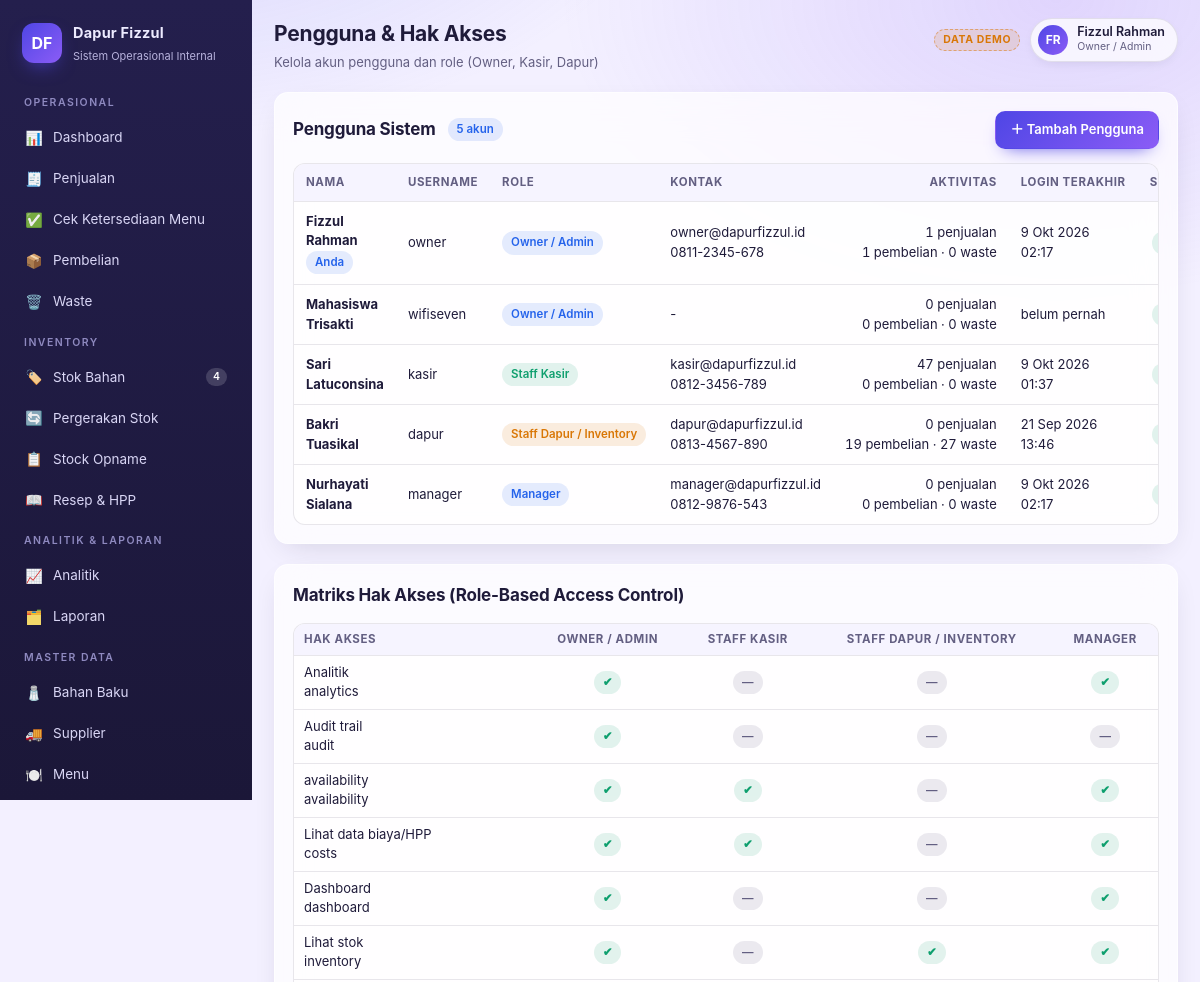
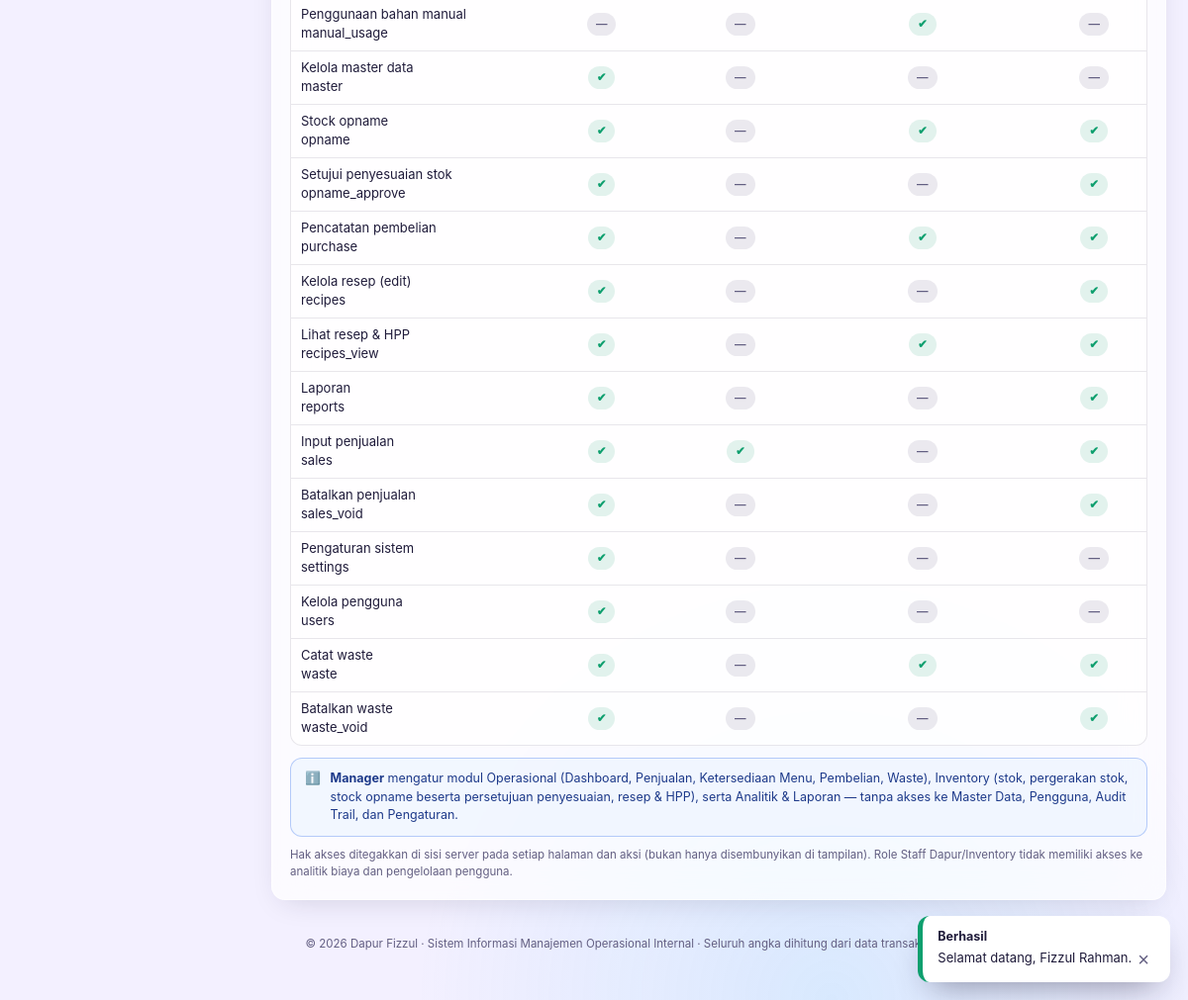
The page /pengguna/index.php/ (signed in) on the database its author committed (2 pictures, top to bottom).
### tables this page shows
CREATE TABLE users (
            id INTEGER PRIMARY KEY AUTOINCREMENT,
            username TEXT NOT NULL UNIQUE,
            name TEXT NOT NULL,
            email TEXT,
            phone TEXT,
            role_id INTEGER NOT NULL REFERENCES roles(id),
            password_hash TEXT NOT NULL,
            is_active INTEGER NOT NULL DEFAULT 1,
            last_login TEXT,
            created_at TEXT NOT NULL
        );

CREATE TABLE roles (
            id INTEGER PRIMARY KEY AUTOINCREMENT,
            code TEXT NOT NULL UNIQUE,
            name TEXT NOT NULL,
            permissions TEXT NOT NULL DEFAULT ''
        );

### app.php (called while the page is built, shortened)
<?php
$dir = (string)($SIMOP_DIR ?? '');
$pdo = db();
$page = $dir !== '' ? (ROUTES[$dir] ?? 'dashboard') : 'dashboard';
require_login();
$NAV = [
    'Operasional' => [
        ['dashboard', 'Dashboard', '📊', 'dashboard'],
        ['sales', 'Penjualan', '🧾', 'sales'],
        ['availability', 'Cek Ketersediaan Menu', '✅', 'availability'],
        ['purchases', 'Pembelian', '📦', 'purchase'],
        ['waste', 'Waste', '🗑️', 'waste'],
    ],
    'Inventory' => [
        ['inventory', 'Stok Bahan', '🏷️', 'inventory'],
        ['movements', 'Pergerakan Stok', '🔄', 'inventory'],
        ['opname', 'Stock Opname', '📋', 'opname'],
        ['recipes', 'Resep & HPP', '📖', 'recipes_view'],
    ],
    'Analitik & Laporan' => [
        ['analytics', 'Analitik', '📈', 'analytics'],
        ['reports', 'Laporan', '🗂️', 'reports'],
    ],
    'Master Data' => [
        ['master_ingredients', 'Bahan Baku', '🧂', 'master'],
        ['master_suppliers', 'Supplier', '🚚', 'master'],
        ['master_menus', 'Menu', '🍽️', 'master'],
        ['master_categories', 'Kategori Bahan', '📁', 'master'],
    ],
    'Sistem' => [
        ['master_users', 'Pengguna', '👥', 'users'],
        ['audit', 'Audit Trail', '🕵️', 'audit'],
        ['settings', 'Pengaturan', '⚙️', 'settings'],
        ['mysql_download', 'Unduh Database MySQL', '🗄️', 'settings'],
    ],
];
[$pageTitle, $pageSubtitle] = $PAGES[$page];
include VIEW_DIR . '/layout.php';

### pengguna/index.php (called while the page is built, shortened)
<?php
$SIMOP_DIR   = 'pengguna';
require __DIR__ . '/../app.php';

### lib/helpers.php (called while the page is built, shortened)
<?php
if (!function_exists('e')) {
    function e(?string $s): string
    {
        return htmlspecialchars((string)$s, ENT_QUOTES, 'UTF-8');
    }
}
function tgl(?string $dt, bool $withTime = false): string
{
    $ts = strtotime($dt);
    $bulan = [1=>'Jan','Feb','Mar','Apr','Mei','Jun','Jul','Agu','Sep','Okt','Nov','Des'];
    $s = date('j', $ts) . ' ' . $bulan[(int)date('n', $ts)] . ' ' . date('Y', $ts);
    if ($withTime) $s .= ' ' . date('H:i', $ts);
    return $s;
}
function take_flash(): array
{
    $f = $_SESSION['flash'] ?? [];
    return $f;
}
function base_rel(): string
{
    return str_repeat('../', max(0, (int)($GLOBALS['SIMOP_DEPTH'] ?? 1)));
}
function app_asset(string $path): string
{
    return base_rel() . 'assets/' . ltrim($path, '/');
}
function app_url(string $page, array $params = []): string
{
    $dir = PAGE_DIR[$page] ?? PAGE_DIR['dashboard'];
    $q = $params ? '?' . http_build_query($params) : '';
    return base_rel() . $dir . '/' . $q;
}

### lib/db.php (called while the page is built, shortened)
<?php
function db_driver(): string
{
    $override = $GLOBALS['SIMOP_DIALECT_OVERRIDE'] ?? null;
    return DB_DRIVER === 'mysql' ? 'mysql' : 'sqlite';
}
function db(): PDO
{
    static $pdo = null;
    if ($pdo instanceof PDO) {
        return $pdo;
    }
    $opts = [
        PDO::ATTR_ERRMODE            => PDO::ERRMODE_EXCEPTION,
        PDO::ATTR_DEFAULT_FETCH_MODE => PDO::FETCH_ASSOC,
    ];
    if (db_driver() === 'mysql') {
        $dsn = 'mysql:host=' . MYSQL_HOST . ';port=' . MYSQL_PORT
            . (MYSQL_DB !== '' ? ';dbname=' . MYSQL_DB : '') . ';charset=utf8mb4';
        $opts[PDO::ATTR_EMULATE_PREPARES] = false;
        $pdo = new PDO($dsn, MYSQL_USER, MYSQL_PASS, $opts);
        try { $pdo->exec("SET SESSION sql_mode = 'STRICT_TRANS_TABLES,NO_ENGINE_SUBSTITUTION'"); } catch (Throwable $e) {}
        try { $pdo->exec("SET SESSION time_zone = '+07:00'"); } catch (Throwable $e) {}
    } else {
        $pdo = new PDO('sqlite:' . DB_FILE, null, null, $opts);
        $pdo->exec('PRAGMA busy_timeout = 5000');
        $pdo->exec('PRAGMA journal_mode = WAL');
        $pdo->exec('PRAGMA synchronous = NORMAL');
        $pdo->exec('PRAGMA foreign_keys = ON');
    }
    return $pdo;
}
function setting_get(PDO $pdo, string $key, ?string $default = null): ?string
{
    try {
        $stmt = $pdo->prepare(sql_prepare('SELECT v FROM settings WHERE k = ?'));
        $stmt->execute([$key]);
        $val = $stmt->fetchColumn();
        return $val === false ? $default : (string)$val;
    } catch (Throwable $e) {
        return $default;
    }
}
function q(PDO $pdo, string $sql, array $params = []): array
{
    $stmt = $pdo->prepare(sql_prepare($sql));
    $stmt->execute($params);
    return $stmt->fetchAll();
}
function q1(PDO $pdo, string $sql, array $params = []): ?array
{
    $stmt = $pdo->prepare(sql_prepare($sql));
    $stmt->execute($params);
    $row = $stmt->fetch();
    return $row === false ? null : $row;
}

### lib/sql.php (called while the page is built, shortened)
<?php
function sql_prepare(string $sql): string
{
    if (db_driver() !== 'mysql') {
        return $sql;
    }
    return $sql;
}

### lib/auth.php (called while the page is built, shortened)
<?php
function current_user(): ?array
{
    static $cached = null;
    if (isset($_SESSION['uid'])) {
        if ($cached === null) {
            $cached = q1(db(), 'SELECT u.*, r.code AS role_code, r.name AS role_name, r.permissions
                              FROM users u JOIN roles r ON r.id = u.role_id
                              WHERE u.id = ? AND u.is_active = 1', [(int)$_SESSION['uid']]);
        }
        return $cached;
    }
    return null;
}
function is_logged_in(): bool
{
    return current_user() !== null;
}
function can(string $permission): bool
{
    $u = current_user();
    $perms = PERMISSIONS[(string)$u['role_code']] ?? [];
    return in_array($permission, $perms, true);
}
function require_login(): void
{
    if (!is_logged_in()) {
        app_redirect('login');
    }
}

### lib/inventory.php (called while the page is built, shortened)
<?php
function low_stock_rows(PDO $pdo, ?float $limitRatio = null): array
{
    $rows = q($pdo, 'SELECT i.*, c.name AS category_name, s.name AS supplier_name
                     FROM ingredients i
                     LEFT JOIN ingredient_categories c ON c.id = i.category_id
                     LEFT JOIN suppliers s ON s.id = i.supplier_id
                     WHERE i.is_active = 1 AND i.min_stock > 0 AND i.current_stock < i.min_stock
                     ORDER BY (i.current_stock * 1.0 / i.min_stock) ASC, i.name');
    return $rows;
}

### lib/ui.php (called while the page is built, shortened)
<?php
function str_initials(string $name, int $max = 2): string
{
    $out = '';
    foreach (preg_split('/\s+/', trim($name)) as $w) {
        $c = function_exists('mb_substr') ? mb_substr($w, 0, 1) : substr($w, 0, 1);
        $out .= function_exists('mb_strtoupper') ? mb_strtoupper($c) : strtoupper($c);
        if ((function_exists('mb_strlen') ? mb_strlen($out) : strlen($out)) >= $max) break;
    }
    return $out;
}

### views/pages/master_users.php (the view, shortened to what this page needs)
<?php
$users = q($pdo, 'SELECT u.*, r.code AS role_code, r.name AS role_name,
                         (SELECT COUNT(*) FROM sales s WHERE s.created_by = u.id) AS n_sale,
                         (SELECT COUNT(*) FROM purchases p WHERE p.created_by = u.id) AS n_purchase,
                         (SELECT COUNT(*) FROM waste_records w WHERE w.created_by = u.id) AS n_waste
                  FROM users u JOIN roles r ON r.id = u.role_id ORDER BY r.id, u.name');
$roles = q($pdo, 'SELECT * FROM roles ORDER BY id');
$labels = [
    'dashboard' => 'Dashboard', 'sales' => 'Input penjualan', 'sales_void' => 'Batalkan penjualan',
    'purchase' => 'Pencatatan pembelian', 'inventory' => 'Lihat stok', 'opname' => 'Stock opname',
    'opname_approve' => 'Setujui penyesuaian stok', 'waste' => 'Catat waste', 'waste_void' => 'Batalkan waste',
    'recipes' => 'Kelola resep (edit)', 'recipes_view' => 'Lihat resep & HPP', 'manual_usage' => 'Penggunaan bahan manual',
    'master' => 'Kelola master data', 'users' => 'Kelola pengguna', 'analytics' => 'Analitik', 'reports' => 'Laporan',
    'audit' => 'Audit trail', 'settings' => 'Pengaturan sistem', 'costs' => 'Lihat data biaya/HPP',
];
$allPerms = [];
foreach (PERMISSIONS as $list) { foreach ($list as $perm) $allPerms[$perm] = true; }
ksort($allPerms);
?>
<div class="card">
    <div class="card-head">
        <h2>Pengguna Sistem</h2><span class="badge info"><?= count($users) ?> akun</span>
        <a class="btn btn-primary" data-modal="m-user" data-reset href="#">＋ Tambah Pengguna</a>
    </div>
    <div class="table-wrap"><table class="data">
        <thead><tr><th>Nama</th><th>Username</th><th>Role</th><th>Kontak</th><th class="num">Aktivitas</th>
            <th>Login Terakhir</th><th class="mid">Status</th><th class="mid">Aksi</th></tr></thead>
        <tbody>
        <?php foreach ($users as $u): ?>
            <tr>
                <td><b><?= e($u['name']) ?></b><?= (int)$u['id'] === (int)current_user()['id'] ? ' <span class="badge info">Anda</span>' : '' ?></td>
                <td><?= e($u['username']) ?></td>
                <?php
                $badgeRole = match ($u['role_code']) {
                    'owner' => 'info', 'manager' => 'info', 'kasir' => 'ok', default => 'warn',
                };
                ?>
                <td><span class="badge <?= $badgeRole ?>"><?= e($u['role_name']) ?></span></td>
                <td><?= e($u['email'] ?? '-') ?><div class="li-sub"><?= e($u['phone'] ?? '') ?></div></td>
                <td class="num">
                    <div class="li-sub"><?= (int)$u['n_sale'] ?> penjualan</div>
                    <div class="li-sub"><?= (int)$u['n_purchase'] ?> pembelian · <?= (int)$u['n_waste'] ?> waste</div>
                </td>
                <td><?= $u['last_login'] ? tgl($u['last_login'], true) : 'belum pernah' ?></td>
                <td class="mid"><?= (int)$u['is_active'] === 1 ? '<span class="badge ok">Aktif</span>' : '<span class="badge muted">Nonaktif</span>' ?></td>
            </tr>
        <?php endforeach; ?>
        </tbody></table></div>
</div>
<div class="card section">
    <div class="card-head"><h2>Matriks Hak Akses (Role-Based Access Control)</h2></div>
    <div class="table-wrap"><table class="data compact">
        <thead><tr><th>Hak Akses</th><?php foreach ($roles as $r): ?><th class="mid"><?= e($r['name']) ?></th><?php endforeach; ?></tr></thead>
        <tbody>
        <?php foreach ($allPerms as $perm => $_) : ?>
            <tr><td><?= e($labels[$perm] ?? $perm) ?> <div class="li-sub"><?= e($perm) ?></div></td>
                <?php foreach ($roles as $r): ?>
                    <td class="mid"><?= in_array($perm, PERMISSIONS[$r['code']] ?? [], true)
                        ? '<span class="badge ok">✔</span>' : '<span class="badge muted">—</span>' ?></td>
                <?php endforeach; ?>
            </tr>
        <?php endforeach; ?>
        </tbody></table></div>
    <div class="notice info" style="margin-top:12px;"><span>ℹ️</span>
        <span><b>Manager</b> mengatur modul Operasional (Dashboard, Penjualan, Ketersediaan Menu, Pembelian, Waste),
        Inventory (stok, pergerakan stok, stock opname beserta persetujuan penyesuaian, resep &amp; HPP), serta
        Analitik &amp; Laporan — tanpa akses ke Master Data, Pengguna, Audit Trail, dan Pengaturan.</span></div>
    <div style="font-size:11.5px;color:var(--muted);margin-top:10px;">
        Hak akses ditegakkan di sisi server pada setiap halaman dan aksi (bukan hanya disembunyikan di tampilan).
        Role Staff Dapur/Inventory tidak memiliki akses ke analitik biaya dan pengelolaan pengguna.
    </div>
</div>

### views/layout.php (shortened to what this page needs)
<?php
$user = current_user();
$initials = str_initials((string)$user['name']);
$lowCount = can('inventory') ? count(low_stock_rows($pdo)) : 0;
$flashes = take_flash();
?>
<!DOCTYPE html>
<html lang="id">
<head>
<link rel="stylesheet" href="<?= e(app_asset('css/app.css')) ?>?v=<?= e(APP_VERSION) ?>">
</head>
<body>
<div class="app">
    <aside class="sidebar">
        <div class="brand">
            <div class="brand-logo">DF</div>
            <div class="brand-text">
                <b>Dapur Fizzul</b>
                <span>Sistem Operasional Internal</span>
            </div>
        </div>
        <?php foreach ($NAV as $group => $items): ?>
            <?php
            $visible = array_values(array_filter($items, fn($it) => can($it[3])));
            ?>
            <div class="nav-group">
                <div class="nav-title"><?= e($group) ?></div>
                <?php foreach ($visible as [$pg, $label, $icon, $perm]): ?>
                    <a class="nav-link <?= $page === $pg ? 'active' : '' ?>" data-nav="<?= e($pg) ?>" href="<?= e(app_url($pg)) ?>">
                        <span class="ico"><?= $icon ?></span>
                        <span><?= e($label) ?></span>
                        <?php if ($pg === 'inventory' && $lowCount > 0): ?>
                            <span class="nav-badge"><?= $lowCount ?></span>
                        <?php endif; ?>
                    </a>
                <?php endforeach; ?>
            </div>
        <?php endforeach; ?>
    </aside>
    <main class="main">
        <div class="topbar">
            <div>
                <h1><?= e($pageTitle) ?></h1>
                <div class="sub"><?= e($pageSubtitle) ?></div>
            </div>
            <div class="topbar-actions">
                <?php if (setting_get($pdo, 'demo_mode') === '1'): ?>
                    <span class="demo-tag" title="Aplikasi berisi data contoh untuk pengujian">DATA DEMO</span>
                <?php endif; ?>
                <div class="user-chip">
                    <div class="avatar"><?= e($initials) ?></div>
                    <div>
                        <div class="u-name"><?= e($user['name']) ?></div>
                        <div class="u-role"><?= e(ROLES[$user['role_code']] ?? $user['role_name']) ?></div>
                    </div>
                </div>
            </div>
        </div>
        <?php include $view; ?>
        <div style="margin-top:36px;font-size:11.5px;color:var(--muted);text-align:center;">
            © <?= date('Y') ?> Dapur Fizzul · Sistem Informasi Manajemen Operasional Internal ·
            Seluruh angka dihitung dari data transaksi yang tersimpan di database (SQLite).
        </div>
    </main>
</div>
<div class="toast-stack">
    <?php foreach ($flashes as $f): ?>
        <div class="toast <?= e($f['type']) ?>"><b><?= $f['type'] === 'ok' ? 'Berhasil' : ($f['type'] === 'danger' ? 'Gagal' : 'Perhatian') ?></b><?= e($f['message']) ?></div>
    <?php endforeach; ?>
</div>
</body>
</html>

### rows shown on the page
users: name "FR", name "Fizzul Rahman", role.code "Owner / Admin", shows "Anda", username "owner", role_name "Owner / Admin", email "owner@dapurfizzul.id", phone "0811-2345-678", n_sale "1", n_purchase "1", n_waste "0", last_login "9 Okt 2026 02:17"
users: name "Mahasiswa Trisakti", username "wifiseven", role_name "Owner / Admin", email "-", n_sale "0", n_purchase "0", n_waste "0", shows "belum pernah"
users: name "Sari Latuconsina", username "kasir", role_name "Staff Kasir", email "kasir@dapurfizzul.id", phone "0812-3456-789", n_sale "47", n_purchase "0", n_waste "0", last_login "9 Okt 2026 01:37"
users: name "Bakri Tuasikal", username "dapur", role_name "Staff Dapur / Inventory", email "dapur@dapurfizzul.id", phone "0813-4567-890", n_sale "0", n_purchase "19", n_waste "27", last_login "21 Sep 2026 13:46"
users: name "Nurhayati Sialana", username "manager", role_name "Manager", email "manager@dapurfizzul.id", phone "0812-9876-543", n_sale "0", n_purchase "0", n_waste "0", last_login "9 Okt 2026 02:17"
roles: name "OWNER / ADMIN"
roles: name "STAFF KASIR"
roles: name "STAFF DAPUR / INVENTORY"
roles: name "MANAGER"

### other values the page prints
$group "OPERASIONAL"
$icon "📊"
$label "Dashboard"
$icon "🧾"
$label "Penjualan"
$icon "✅"
$label "Cek Ketersediaan Menu"
$icon "📦"
$label "Pembelian"
$icon "🗑️"
$label "Waste"
$group "INVENTORY"
$icon "🏷️"
$label "Stok Bahan"
$icon "🔄"
